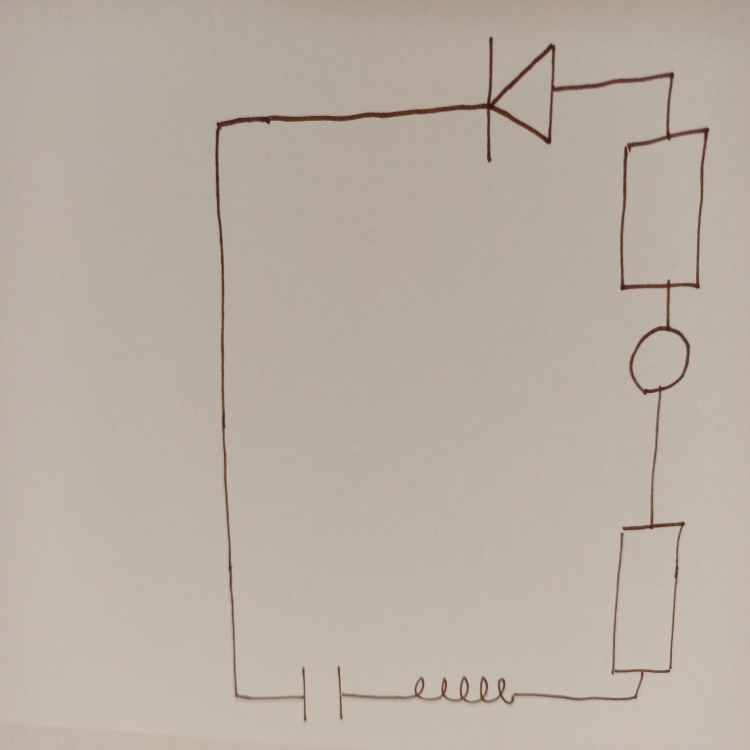
#> input picture TEST/18_1_resized.jpg, 1500 x 1500 px (shown at 1/2 size); its folder holds only this picture in this run
$ python preproc_for_TEST.py
#> lines starting #> are read from the running program, lines starting #| are printed output that depends on the picture; after the words box and inside, x2 and y2 are one past the last pixel; in counts of white or black regions, pixels touching at a corner belong together
import cv2
import os
import numpy as np
from pathlib import Path

# klasy = ['R', 'C', 'D', 'T', 'S', 'L', 'B']


#for kl in klasy:
input_dir = Path(os.path.dirname(os.path.abspath(__file__)))/"TEST"
output_dir = Path(os.path.dirname(os.path.abspath(__file__)))/"TEST_output"
if not output_dir.exists():
    output_dir.mkdir(parents=True)

# Read the image using OpenCV
image_files = os.listdir(input_dir)

for image_file in image_files:
    image_path = os.path.join(input_dir, image_file)
    if not image_path.endswith('.txt'):
        image = cv2.imread(image_path)
#> image is the input picture: shape (1500, 1500, 3); mean B, G, R 163.5, 173.9, 184.7
        image = cv2.resize(image, (256, 256))
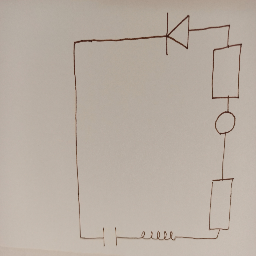
#> image: shape (256, 256, 3); mean B, G, R 163.4, 173.8, 184.7
        assert image is not None

        gray = cv2.cvtColor(image, cv2.COLOR_BGR2GRAY)

        gray = cv2.adaptiveThreshold(gray,255,cv2.ADAPTIVE_THRESH_GAUSSIAN_C, cv2.THRESH_BINARY_INV,69,9)
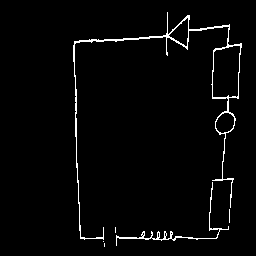
#> gray: shape (256, 256); 2.5% white in thin lines or dots, all inside (x1, y1, x2, y2) = (73, 12, 242, 247)

        for row in range(gray.shape[0]):
            avg = np.average(gray[row, :] > 1)
            if avg > 0.5:
                cv2.line(gray, (0, row), (gray.shape[1] - 1, row), (0, 0, 0), 1)
#> this loop made 256 passes
#> avg on passes 1 to 3: 0, 0, 0

        for col in range(gray.shape[1]):
            avg = np.average(gray[:, col] > 1)
            if avg > 0.4:
                cv2.line(gray, (col, 0), (col, gray.shape[0] - 1), (0, 0, 0), 1)

        gray = cv2.fastNlMeansDenoising(gray, None,  27, 11, 23)

        output_path = os.path.join(output_dir, image_file)
        cv2.imwrite(output_path, gray)

$ run again, on TEST/25_2_resized.jpg
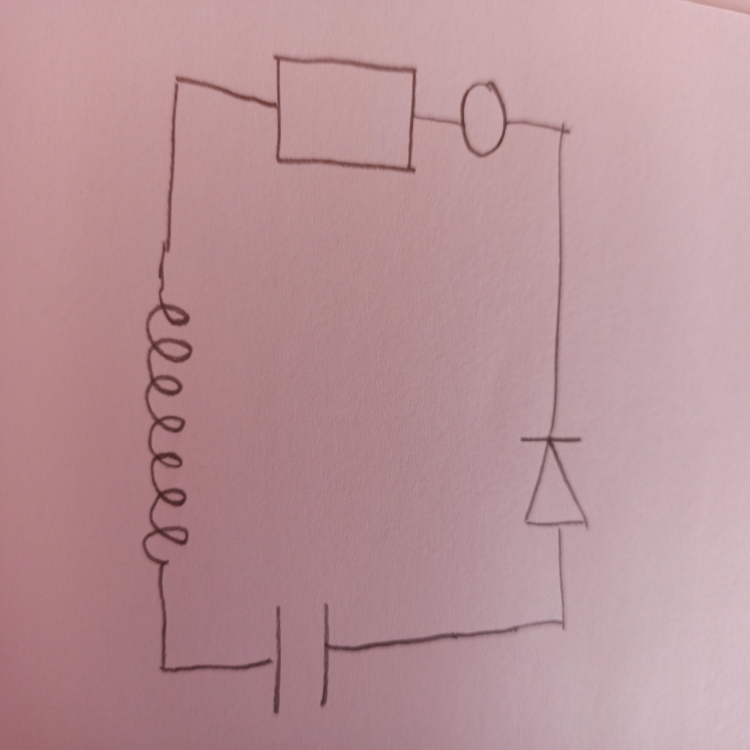
#> input picture TEST/25_2_resized.jpg, 1500 x 1500 px (shown at 1/2 size)
#> image is the input picture: shape (1500, 1500, 3); mean B, G, R 151, 146, 183.8
#> image: shape (256, 256, 3)
#> `gray = cv2.cvtColor(image, cv2.COLOR_BGR2GRAY)`:
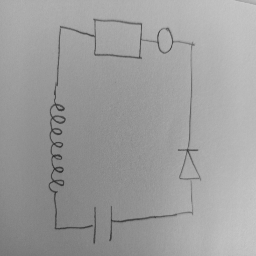
#> gray: shape (256, 256); min 44, max 201, mean 157.8
#> `gray = cv2.adaptiveThreshold(gray,255,cv2.ADAPTIVE_THRESH_GAUSSIAN_C, ..`:
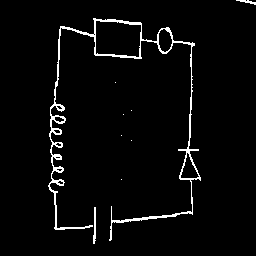
#> gray: shape (256, 256); 3.4% white in thin lines or dots, all inside (x1, y1, x2, y2) = (48, 0, 256, 244)
#> the loop `for row in range(gray.shape[0]):` made 256 passes
#> avg on passes 1 to 3: 0.0469, 0.0469, 0.043
#> the loop `for col in range(gray.shape[1]):` made 256 passes
#> avg on passes 1 to 3: 0, 0, 0

$ run again, on TEST/32_1_resized.jpg
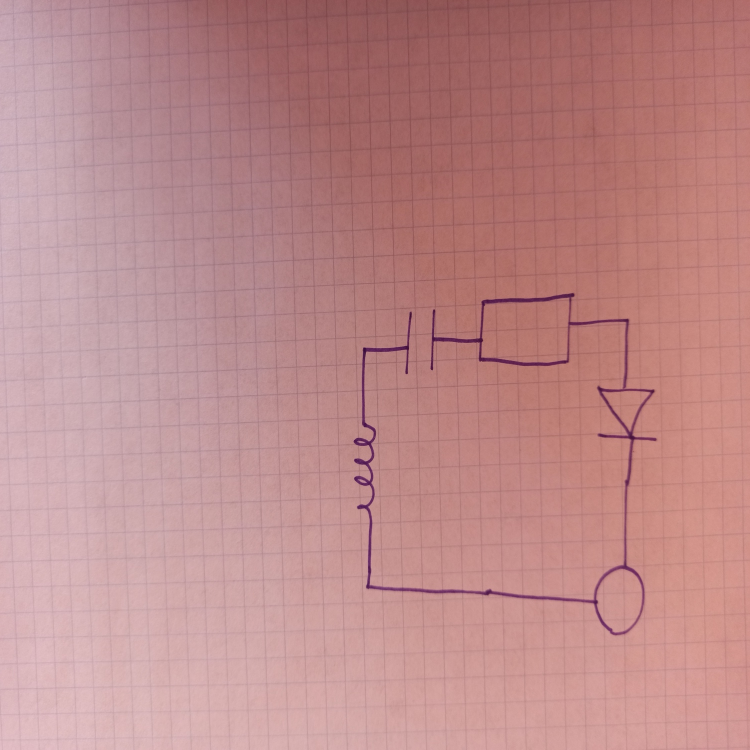
#> input picture TEST/32_1_resized.jpg, 1500 x 1500 px (shown at 1/2 size)
#> image is the input picture: shape (1500, 1500, 3); mean B, G, R 139, 138.8, 189.3
#> image: shape (256, 256, 3)
#> `gray = cv2.adaptiveThreshold(gray,255,cv2.ADAPTIVE_THRESH_GAUSSIAN_C, ..`:
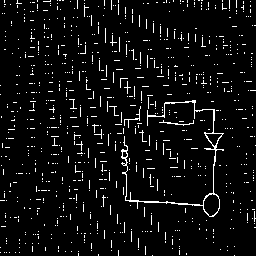
#> gray: shape (256, 256); 5.3% white in thin lines or dots
#> the loop `for row in range(gray.shape[0]):` made 256 passes
#> avg on passes 1 to 3: 0.102, 0.105, 0.0898
#> the loop `for col in range(gray.shape[1]):` made 256 passes
#> avg on passes 1 to 3: 0.0195, 0.0234, 0.0312
#> `gray = cv2.fastNlMeansDenoising(gray, None,  27, 11, 23)`:
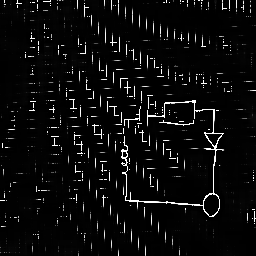
#> gray: shape (256, 256); min 0, max 255, mean 11.7

$ run again, on TEST/37_1_resized.jpg
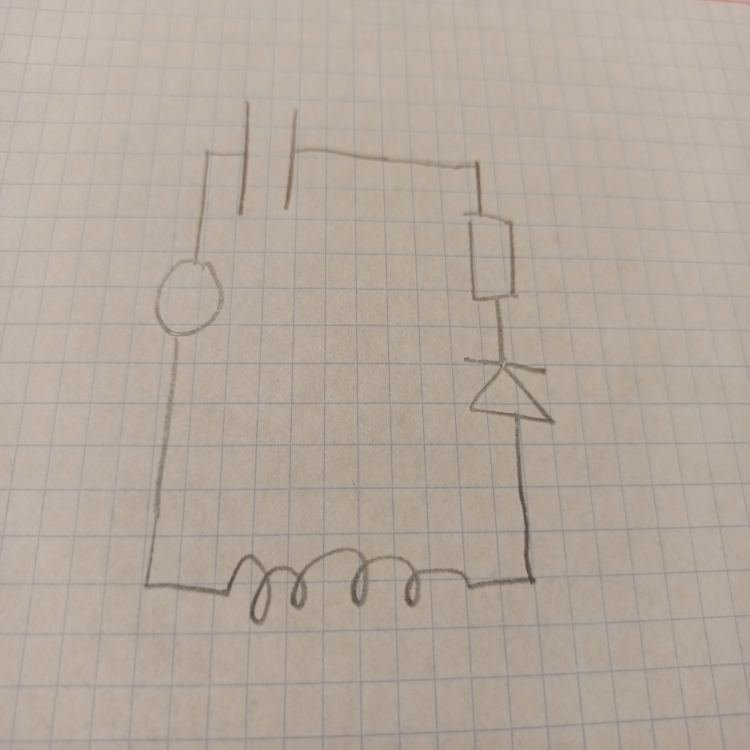
#> input picture TEST/37_1_resized.jpg, 1500 x 1500 px (shown at 1/2 size)
#> image is the input picture: shape (1500, 1500, 3); mean B, G, R 156.5, 167.7, 179.5
#> image: shape (256, 256, 3)
#> `gray = cv2.adaptiveThreshold(gray,255,cv2.ADAPTIVE_THRESH_GAUSSIAN_C, ..`:
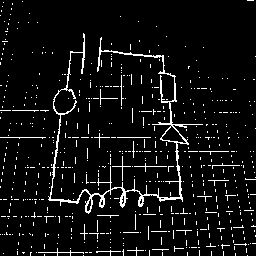
#> gray: shape (256, 256); 6.2% white in thin lines or dots
#> the loop `for row in range(gray.shape[0]):` made 256 passes
#> avg on passes 1 to 3: 0.0273, 0.00391, 0.00391
#> after the loop `for row in range(gray.shape[0]):`:
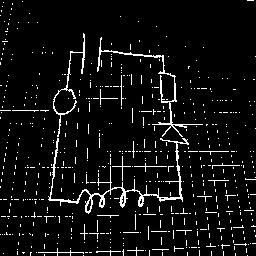
#> gray: shape (256, 256); 6% white in thin lines or dots
#> the loop `for col in range(gray.shape[1]):` made 256 passes
#> avg on passes 1 to 3: 0.0469, 0.0469, 0.0469

$ run again, on TEST/20240330_155951_resized.jpg
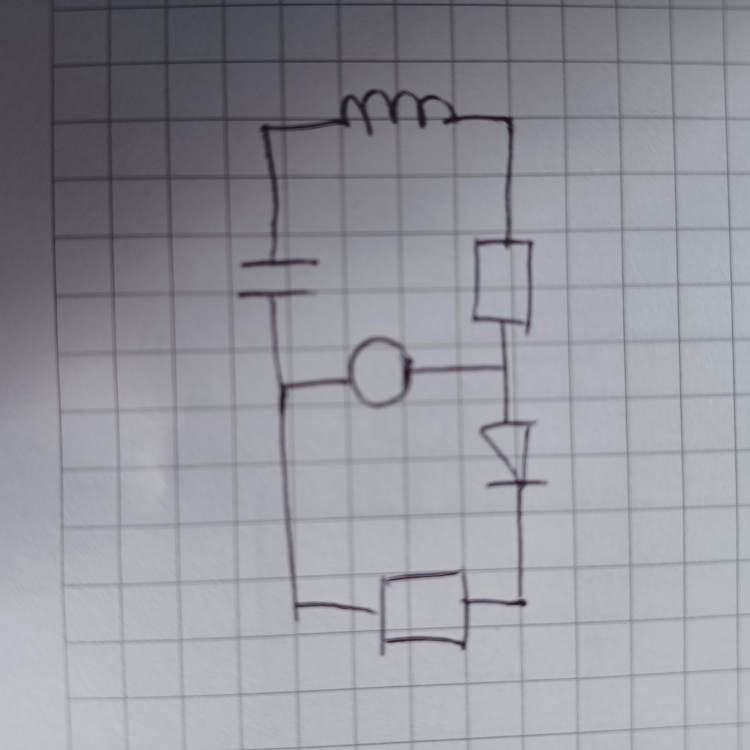
#> input picture TEST/20240330_155951_resized.jpg, 1500 x 1500 px (shown at 1/2 size)
#> image is the input picture: shape (1500, 1500, 3); mean B, G, R 154.5, 148.4, 148.1
#> image: shape (256, 256, 3)
#> the loop `for row in range(gray.shape[0]):` made 256 passes
#> avg on passes 1 to 3: 0.082, 0.586, 0.465
#> after the loop `for row in range(gray.shape[0]):`:
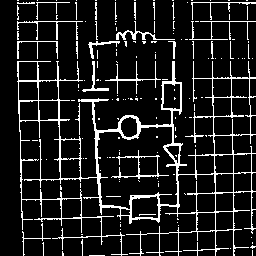
#> gray: shape (256, 256); 11.9% white in thin lines or dots
#> the loop `for col in range(gray.shape[1]):` made 256 passes
#> avg on passes 1 to 3: 0, 0, 0
#> after the loop `for col in range(gray.shape[1]):`:
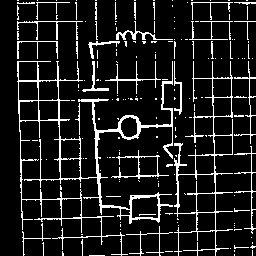
#> gray: shape (256, 256); 11.5% white in thin lines or dots
